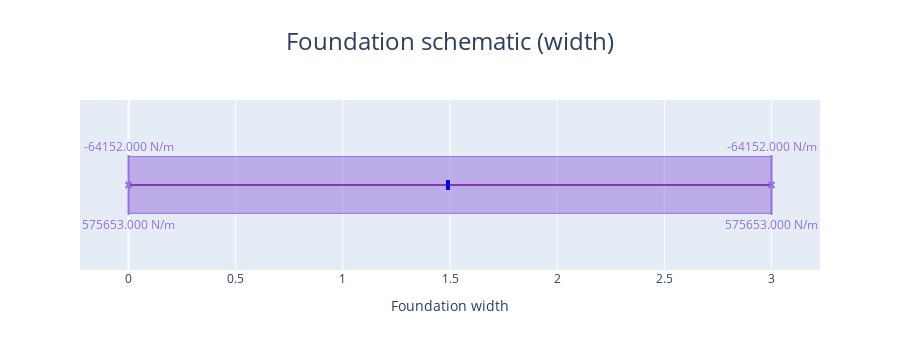

Notebook source saved alongside this figure:
### Code cell
# The loading on the foundation in y direction showing the soil pressure and self weight on the foundation
fdn_design.plot_foundation_loading_Y()

### Figure 1 — Plotly figure (JSON) as saved in the notebook; plotly's stock layout.template omitted (floating-point values rounded to 4 significant figures; data arrays with more than 128 entries replaced by an {"elided": "..."} marker saying what was removed)
{"data": [{"hoverinfo": "skip", "hovertemplate": "%{x} %{meta[0]}", "line": {"color": "purple", "width": 2}, "meta": ["m"], "mode": "lines", "name": "Beam_", "type": "scatter", "x": [0, 3], "y": [0, 0]}, {"hoverinfo": "skip", "hovertemplate": "x: %{x:.3f} %{meta[1]}<br>Fixed: %{meta[0]}", "marker": {"color": "blue", "size": 10, "symbol": "triangle-up"}, "meta": ["[1, 1, 1]", "m"], "mode": "markers", "name": "Support", "opacity": 0, "showlegend": false, "type": "scatter", "x": [1.5], "y": [0]}, {"fill": "tozeroy", "hoverinfo": "skip", "hovertemplate": "", "line": {"color": "mediumpurple", "width": 1}, "mode": "lines", "name": "Distributed<br>Load", "type": "scatter", "x": {"elided": "301 float values"}, "y": {"elided": "301 int values"}}, {"hoverinfo": "skip", "hovertemplate": "x: %{meta[0]:.3f} %{meta[3]}<br>Force: %{meta[1]:.3f} %{meta[4]}        <br>Angle: %{meta[2]:.3f} deg", "marker": {"color": "mediumpurple", "size": 10, "symbol": "triangle-up"}, "meta": [0, 575653, 90, "m", "N/m"], "mode": "markers", "name": "Distributed<br>Load", "opacity": 0, "showlegend": false, "type": "scatter", "x": [0], "y": [0]}, {"hoverinfo": "skip", "hovertemplate": "x: %{meta[0]:.3f} %{meta[3]}<br>Force: %{meta[1]:.3f} %{meta[4]}        <br>Angle: %{meta[2]:.3f} deg", "marker": {"color": "mediumpurple", "size": 10, "symbol": "triangle-up"}, "meta": [3, 575653, 90, "m", "N/m"], "mode": "markers", "name": "Distributed<br>Load", "opacity": 0, "showlegend": false, "type": "scatter", "x": [3], "y": [0]}, {"fill": "tozeroy", "hoverinfo": "skip", "hovertemplate": "", "line": {"color": "mediumpurple", "width": 1}, "mode": "lines", "name": "Distributed<br>Load", "type": "scatter", "x": {"elided": "301 float values"}, "y": {"elided": "301 int values"}}, {"hoverinfo": "skip", "hovertemplate": "x: %{meta[0]:.3f} %{meta[3]}<br>Force: %{meta[1]:.3f} %{meta[4]}        <br>Angle: %{meta[2]:.3f} deg", "marker": {"color": "mediumpurple", "size": 10, "symbol": "triangle-up"}, "meta": [0, -64152, 90, "m", "N/m"], "mode": "markers", "name": "Distributed<br>Load", "opacity": 0, "showlegend": false, "type": "scatter", "x": [0], "y": [0]}, {"hoverinfo": "skip", "hovertemplate": "x: %{meta[0]:.3f} %{meta[3]}<br>Force: %{meta[1]:.3f} %{meta[4]}        <br>Angle: %{meta[2]:.3f} deg", "marker": {"color": "mediumpurple", "size": 10, "symbol": "triangle-up"}, "meta": [3, -64152, 90, "m", "N/m"], "mode": "markers", "name": "Distributed<br>Load", "opacity": 0, "showlegend": false, "type": "scatter", "x": [3], "y": [0]}], "layout": {"annotations": [{"font": {"color": "mediumpurple"}, "showarrow": false, "text": "575653.000 N/m", "x": 0, "xref": "x", "xshift": 0, "y": 0, "yref": "y", "yshift": -39}, {"font": {"color": "mediumpurple"}, "showarrow": false, "text": "575653.000 N/m", "x": 3, "xref": "x", "xshift": 0, "y": 0, "yref": "y", "yshift": -39}, {"font": {"color": "mediumpurple"}, "showarrow": false, "text": "-64152.000 N/m", "x": 0, "xref": "x", "xshift": 0, "y": 0, "yref": "y", "yshift": 39}, {"font": {"color": "mediumpurple"}, "showarrow": false, "text": "-64152.000 N/m", "x": 3, "xref": "x", "xshift": 0, "y": 0, "yref": "y", "yshift": 39}], "height": 350, "hovermode": "x", "shapes": [{"fillcolor": "blue", "line": {"color": "blue", "width": 4}, "type": "rect", "x0": -2, "x1": -2, "xanchor": 1.5, "xref": "x", "xsizemode": "pixel", "y0": -5, "y1": 5, "yanchor": 0, "yref": "y", "ysizemode": "pixel"}, {"line": {"color": "mediumpurple", "width": 2}, "type": "line", "x0": 0, "x1": 3, "xanchor": 0, "xref": "x", "xsizemode": "pixel", "y0": 0, "y1": -3, "yanchor": 0, "yref": "y", "ysizemode": "pixel"}, {"line": {"color": "mediumpurple", "width": 2}, "type": "line", "x0": 0, "x1": -3, "xanchor": 0, "xref": "x", "xsizemode": "pixel", "y0": 0, "y1": -3, "yanchor": 0, "yref": "y", "ysizemode": "pixel"}, {"line": {"color": "mediumpurple", "width": 2}, "type": "line", "x0": 0, "x1": 0, "xanchor": 0, "xref": "x", "xsizemode": "pixel", "y0": 0, "y1": -30, "yanchor": 0, "yref": "y", "ysizemode": "pixel"}, {"line": {"color": "mediumpurple", "width": 2}, "type": "line", "x0": 0, "x1": 3, "xanchor": 3, "xref": "x", "xsizemode": "pixel", "y0": 0, "y1": -3, "yanchor": 0, "yref": "y", "ysizemode": "pixel"}, {"line": {"color": "mediumpurple", "width": 2}, "type": "line", "x0": 0, "x1": -3, "xanchor": 3, "xref": "x", "xsizemode": "pixel", "y0": 0, "y1": -3, "yanchor": 0, "yref": "y", "ysizemode": "pixel"}, {"line": {"color": "mediumpurple", "width": 2}, "type": "line", "x0": 0, "x1": 0, "xanchor": 3, "xref": "x", "xsizemode": "pixel", "y0": 0, "y1": -30, "yanchor": 0, "yref": "y", "ysizemode": "pixel"}, {"line": {"color": "mediumpurple", "width": 2}, "type": "line", "x0": 0, "x1": -3, "xanchor": 0, "xref": "x", "xsizemode": "pixel", "y0": 0, "y1": 3, "yanchor": 0, "yref": "y", "ysizemode": "pixel"}, {"line": {"color": "mediumpurple", "width": 2}, "type": "line", "x0": 0, "x1": 3, "xanchor": 0, "xref": "x", "xsizemode": "pixel", "y0": 0, "y1": 3, "yanchor": 0, "yref": "y", "ysizemode": "pixel"}, {"line": {"color": "mediumpurple", "width": 2}, "type": "line", "x0": 0, "x1": 0, "xanchor": 0, "xref": "x", "xsizemode": "pixel", "y0": 0, "y1": 30, "yanchor": 0, "yref": "y", "ysizemode": "pixel"}, {"line": {"color": "mediumpurple", "width": 2}, "type": "line", "x0": 0, "x1": -3, "xanchor": 3, "xref": "x", "xsizemode": "pixel", "y0": 0, "y1": 3, "yanchor": 0, "yref": "y", "ysizemode": "pixel"}, {"line": {"color": "mediumpurple", "width": 2}, "type": "line", "x0": 0, "x1": 3, "xanchor": 3, "xref": "x", "xsizemode": "pixel", "y0": 0, "y1": 3, "yanchor": 0, "yref": "y", "ysizemode": "pixel"}, {"line": {"color": "mediumpurple", "width": 2}, "type": "line", "x0": 0, "x1": 0, "xanchor": 3, "xref": "x", "xsizemode": "pixel", "y0": 0, "y1": 30, "yanchor": 0, "yref": "y", "ysizemode": "pixel"}], "showlegend": false, "title": {"font": {"size": 24}, "text": "Foundation schematic (width)", "x": 0.5}, "xaxis": {"title": {"text": "Foundation width"}}, "yaxis": {"fixedrange": true, "range": [-3, 3], "visible": false}}}
